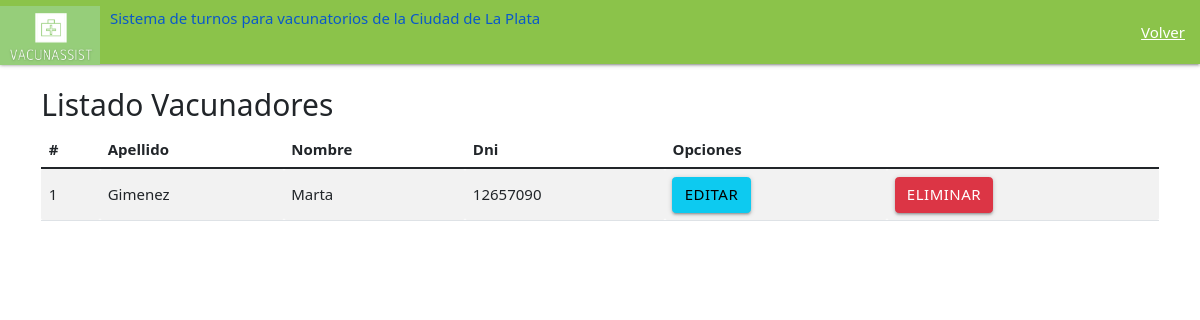
The page /eliminarVacunador/ on the database its author committed.
### main/models.py (models this page shows, shortened)
class Vacunador(models.Model):
    vacunador_nombre= models.CharField(max_length=200)
    vacunador_apellido= models.CharField(max_length=20)
    vacunador_fechaNac= models.DateTimeField("fecha nacimiento")
    vacunador_zona= models.CharField(max_length=200)
    vacunador_dni= models.IntegerField()
    vacunador_email= models.EmailField(max_length=254)
    codigo= models.IntegerField()
    contraseña = models.CharField(max_length=200)

### main/views.py (the view)
# urls.py: path('eliminarVacunador/', views.eliminarVacunador, name= 'eliminarVacunador' ),
def eliminarVacunador(request):
    administradorList= Vacunador.objects.all()
    return render(request, "main/eliminarVacunador.html",{"administradores" : administradorList})

### main/templates/main/eliminarVacunador.html (shortened to what this page needs)
<!DOCTYPE html>
{% load static %}
<html lang="en" dir="ltr">
  <head>
        <link rel="stylesheet" href="https://cdnjs.cloudflare.com/ajax/libs/materialize/1.0.0/css/materialize.min.css">
        <link type='text/css' href="{% static 'css/estilo.css' %}" rel="stylesheet" />
        <link href="https://cdn.jsdelivr.net/npm/bootstrap@5.1.3/dist/css/bootstrap.min.css" rel="stylesheet">
    <link href="https://cdn.jsdelivr.net/npm/bootstrap@5.1.3/dist/css/bootstrap.min.css" rel="stylesheet">
    <nav>
        <div class="nav-wrapper  light-green">
          <a href="/" class="brand-logo">
            <img src="{% static 'imagenes/Logo_VacunAssist_recortado.png' %}" class="img-fluid" width="100" height="66">
          <div class="right"  style="margin: 9px 0px 0px 10px">
            <h6>Sistema de turnos para vacunatorios de la Ciudad de La Plata</h6>
            </div>
          </a>
          <ul id="nav-mobile" class="right hide-on-med">
            <li><a href="/inicio_admin/">Volver</a></li>
          </ul>
        </div>
      </nav>
      <body>
        <div class="container py-4">
          <div class="row">
            <div class="col-md-12">
              <h2>Listado Vacunadores</h2>
<div class="table-responsive">
    <table class="table table-striped">
      <thead>
        <tr>
          <th>#</th>
          <th>Apellido</th>
          <th>Nombre</th>
          <th>Dni</th>
          <th colspan="2">Opciones</th>
      </thead>
      <tbody>
        {% for c in administradores %}
        <tr>
          <td>{{forloop.counter}}</td>
          <td>{{c.vacunador_apellido}} </td>
          <td> {{c.vacunador_nombre}}</td>
          <td>{{c.vacunador_dni}}</td>
          <td><a href="edicionVacunadores/{{c.dni}}" class="btn btn-block btn-info">Editar</a></td>
          <td><a href="/eliminar_Admin/{{c.vacunador_dni}}/{{c.vacunador_nombre}}" class="btn btn-block btn-danger">Eliminar</a></td>
        </tr>
        {% endfor%}
      </tbody>
    </table>
      </body>

### rows shown on the page
Vacunador: vacunador_apellido "Gimenez", vacunador_nombre "Marta", vacunador_dni "12657090"
